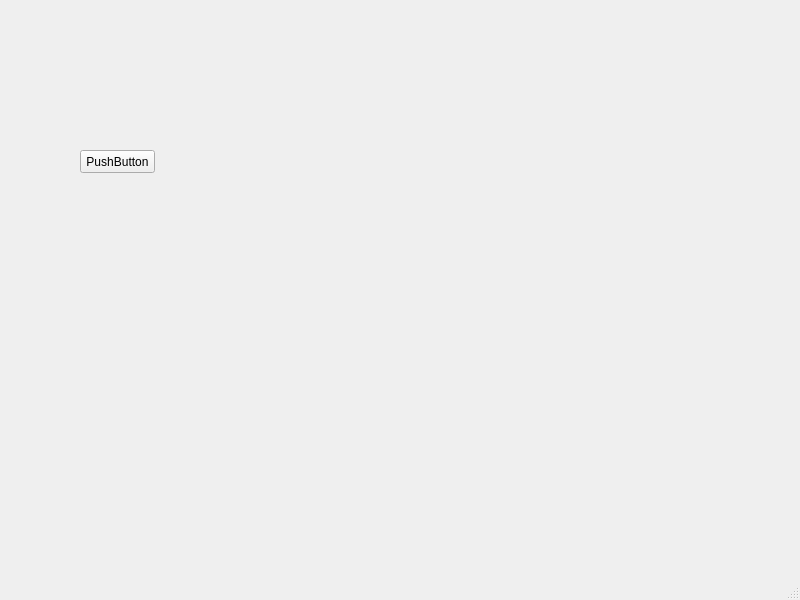
<?xml version="1.0" encoding="UTF-8"?>
<ui version="4.0">
 <class>MainWindow</class>
 <widget class="QMainWindow" name="MainWindow">
  <property name="geometry">
   <rect>
    <x>0</x>
    <y>0</y>
    <width>800</width>
    <height>600</height>
   </rect>
  </property>
  <property name="windowTitle">
   <string>MainWindow</string>
  </property>
  <widget class="QWidget" name="centralwidget">
   <widget class="QPushButton" name="pushButton">
    <property name="geometry">
     <rect>
      <x>80</x>
      <y>150</y>
      <width>75</width>
      <height>23</height>
     </rect>
    </property>
    <property name="text">
     <string>PushButton</string>
    </property>
   </widget>
  </widget>
  <widget class="QMenuBar" name="menubar">
   <property name="geometry">
    <rect>
     <x>0</x>
     <y>0</y>
     <width>800</width>
     <height>23</height>
    </rect>
   </property>
  </widget>
  <widget class="QStatusBar" name="statusbar"/>
 </widget>
 <resources/>
 <connections/>
</ui>
